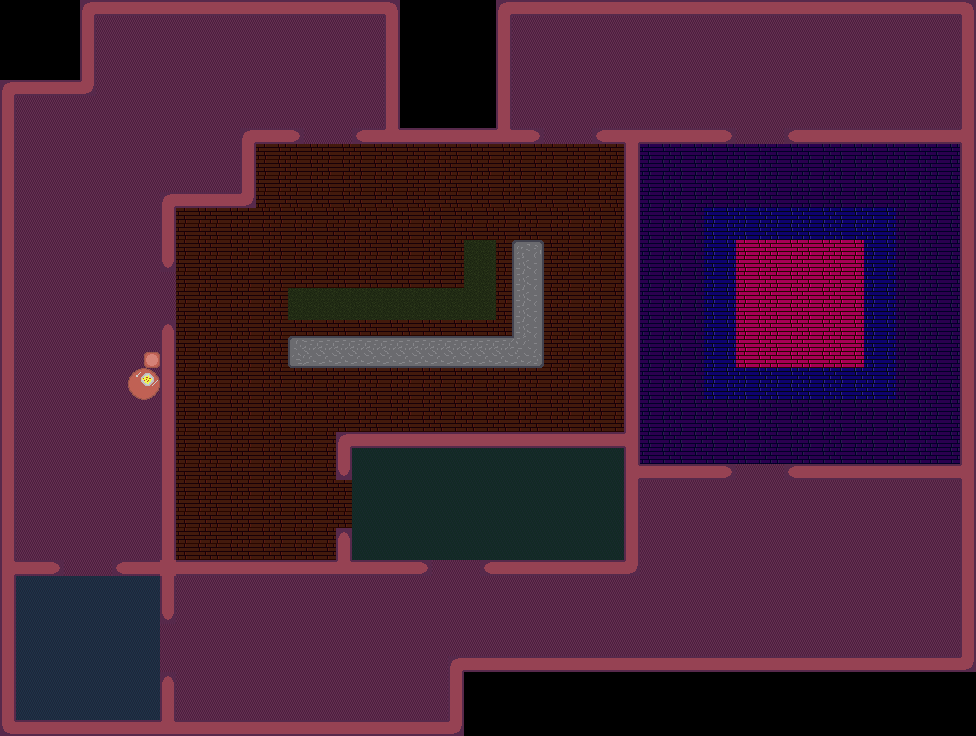

Below is a game level as drawn by its tile map, then a one-line description and the .tmx that defines it (tile-layer data replaced by summaries):
An orthogonal 61x46 tile map with 16x16 px tiles, 3 tile layers (floor, low_obstacles, walls), 7 tilesets and 33 objects (16x Waypoint, 9x Door, 7x EnemySpawn, PlayerSpawn).

<map version="1.10" tiledversion="1.12.2" orientation="orthogonal" renderorder="right-down" width="61" height="46" tilewidth="16" tileheight="16" infinite="0" nextlayerid="6" nextobjectid="37">
 <properties>
  <property name="goalType" value="kill_target" />
  <property name="targetEnemyId" type="int" value="36" />
 </properties>
 <tileset firstgid="1" source="tests/wallsTest.tsx" />
 <tileset firstgid="2" source="tests/floorTest.tsx" />
 <tileset firstgid="5" source="tests/lowObstacleTest.tsx" />
 <tileset firstgid="6" source="level_3_low_obstacles.tsx" />
 <tileset firstgid="21" source="wooden_floor.tsx" />
 <tileset firstgid="177" source="carpet_floor.tsx" />
 <tileset firstgid="309" source="walls.tsx" />
 <layer id="1" name="floor" width="61" height="46">
  <data>[2806 cells, 2219 non-empty, 12 distinct tile ids]</data>
 </layer>
 <objectgroup id="2" name="objects">
  <object id="10" name="PlayerSpawn" type="PlayerSpawn" x="88" y="648">
   <point />
  </object>
  <object id="11" name="ArmWalker" type="EnemySpawn" x="400" y="504">
   <properties>
    <property name="enemyType" type="int" value="2" />
    <property name="facingAngle" type="float" value="0" />
    <property name="patrolPath" type="int" value="1" />
    <property name="weaponId" type="int" value="3" />
   </properties>
   <point />
  </object>
  <object id="12" name="LowerDoorGuard1" type="EnemySpawn" x="704" y="504">
   <properties>
    <property name="enemyType" type="int" value="2" />
    <property name="facingAngle" type="float" value="290" />
    <property name="patrolPath" type="int" value="0" />
    <property name="weaponId" type="int" value="3" />
   </properties>
   <point />
  </object>
  <object id="13" name="LowerDoorGuard2" type="EnemySpawn" x="816" y="504">
   <properties>
    <property name="enemyType" type="int" value="2" />
    <property name="facingAngle" type="float" value="250" />
    <property name="patrolPath" type="int" value="0" />
    <property name="weaponId" type="int" value="3" />
   </properties>
   <point />
  </object>
  <object id="14" name="MainLeftWalker" type="EnemySpawn" x="448" y="296">
   <properties>
    <property name="enemyType" type="int" value="1" />
    <property name="facingAngle" type="float" value="180" />
    <property name="patrolPath" type="int" value="2" />
    <property name="weaponId" type="int" value="2" />
   </properties>
   <point />
  </object>
  <object id="15" name="MainTopWalker" type="EnemySpawn" x="144" y="64">
   <properties>
    <property name="enemyType" type="int" value="1" />
    <property name="facingAngle" type="float" value="0" />
    <property name="patrolPath" type="int" value="3" />
    <property name="weaponId" type="int" value="4" />
   </properties>
   <point />
  </object>
  <object id="16" name="UpperDoorGuard" type="EnemySpawn" x="720" y="96">
   <properties>
    <property name="enemyType" type="int" value="1" />
    <property name="facingAngle" type="float" value="160" />
    <property name="patrolPath" type="int" value="0" />
    <property name="weaponId" type="int" value="1" />
   </properties>
   <point />
  </object>
  <object id="36" name="Boss" type="EnemySpawn" x="864" y="288">
   <properties>
    <property name="enemyType" type="int" value="3" />
    <property name="facingAngle" type="float" value="120" />
    <property name="patrolPath" type="int" value="0" />
    <property name="weaponId" type="int" value="6" />
   </properties>
   <point />
  </object>
  <object id="17" name="Arm0" type="Waypoint" x="576" y="504">
   <properties>
    <property name="order" type="int" value="0" />
    <property name="pathId" type="int" value="1" />
   </properties>
   <point />
  </object>
  <object id="19" name="MainLeft0" type="Waypoint" x="88" y="296">
   <properties>
    <property name="order" type="int" value="0" />
    <property name="pathId" type="int" value="2" />
   </properties>
   <point />
  </object>
  <object id="20" name="MainLeft1" type="Waypoint" x="88" y="144">
   <properties>
    <property name="order" type="int" value="1" />
    <property name="pathId" type="int" value="2" />
   </properties>
   <point />
  </object>
  <object id="21" name="MainLeft2" type="Waypoint" x="192" y="144">
   <properties>
    <property name="order" type="int" value="2" />
    <property name="pathId" type="int" value="2" />
   </properties>
   <point />
  </object>
  <object id="22" name="MainLeft3" type="Waypoint" x="192" y="64">
   <properties>
    <property name="order" type="int" value="3" />
    <property name="pathId" type="int" value="2" />
   </properties>
   <point />
  </object>
  <object id="23" name="MainLeft4" type="Waypoint" x="328" y="64">
   <properties>
    <property name="order" type="int" value="4" />
    <property name="pathId" type="int" value="2" />
   </properties>
   <point />
  </object>
  <object id="25" name="MainTop0" type="Waypoint" x="328" y="64">
   <properties>
    <property name="order" type="int" value="0" />
    <property name="pathId" type="int" value="3" />
   </properties>
   <point />
  </object>
  <object id="26" name="MainTop1" type="Waypoint" x="328" y="192">
   <properties>
    <property name="order" type="int" value="1" />
    <property name="pathId" type="int" value="3" />
   </properties>
   <point />
  </object>
  <object id="30" name="MainTop2" type="Waypoint" x="560" y="192">
   <properties>
    <property name="order" type="int" value="2" />
    <property name="pathId" type="int" value="3" />
   </properties>
   <point />
  </object>
  <object id="31" name="MainTop3" type="Waypoint" x="560" y="208">
   <properties>
    <property name="order" type="int" value="3" />
    <property name="pathId" type="int" value="3" />
   </properties>
   <point />
  </object>
  <object id="32" name="MainTop4" type="Waypoint" x="384" y="208">
   <properties>
    <property name="order" type="int" value="4" />
    <property name="pathId" type="int" value="3" />
   </properties>
   <point />
  </object>
  <object id="33" name="MainTop5" type="Waypoint" x="384" y="296">
   <properties>
    <property name="order" type="int" value="5" />
    <property name="pathId" type="int" value="3" />
   </properties>
   <point />
  </object>
  <object id="34" name="MainTop6" type="Waypoint" x="120" y="296">
   <properties>
    <property name="order" type="int" value="6" />
    <property name="pathId" type="int" value="3" />
   </properties>
   <point />
  </object>
  <object id="35" name="MainTop7" type="Waypoint" x="120" y="64">
   <properties>
    <property name="order" type="int" value="7" />
    <property name="pathId" type="int" value="3" />
   </properties>
   <point />
  </object>
  <object id="24" name="MainLeft5" type="Waypoint" x="328" y="296">
   <properties>
    <property name="order" type="int" value="5" />
    <property name="pathId" type="int" value="2" />
   </properties>
   <point />
  </object>
  <object id="18" name="Arm1" type="Waypoint" x="400" y="504">
   <properties>
    <property name="order" type="int" value="1" />
    <property name="pathId" type="int" value="1" />
   </properties>
   <point />
  </object>
 </objectgroup>
 <objectgroup id="3" name="doors">
  <object id="1" name="SpawnDoorTop" type="Door" x="64" y="560" width="48" height="16">
   <properties>
    <property name="doorId" type="int" value="1" />
    <property name="initialState" value="open" />
    <property name="orientation" value="horizontal" />
   </properties>
  </object>
  </objectgroup>
 <layer id="4" name="low_obstacles" width="61" height="46">
  <data>[2806 cells, 49 non-empty, 15 distinct tile ids]</data>
 </layer>
 <layer id="5" name="walls" width="61" height="46">
  <data>[2806 cells, 386 non-empty, 15 distinct tile ids]</data>
 </layer>
</map>
<!-- 8 of 33 objects omitted -->
